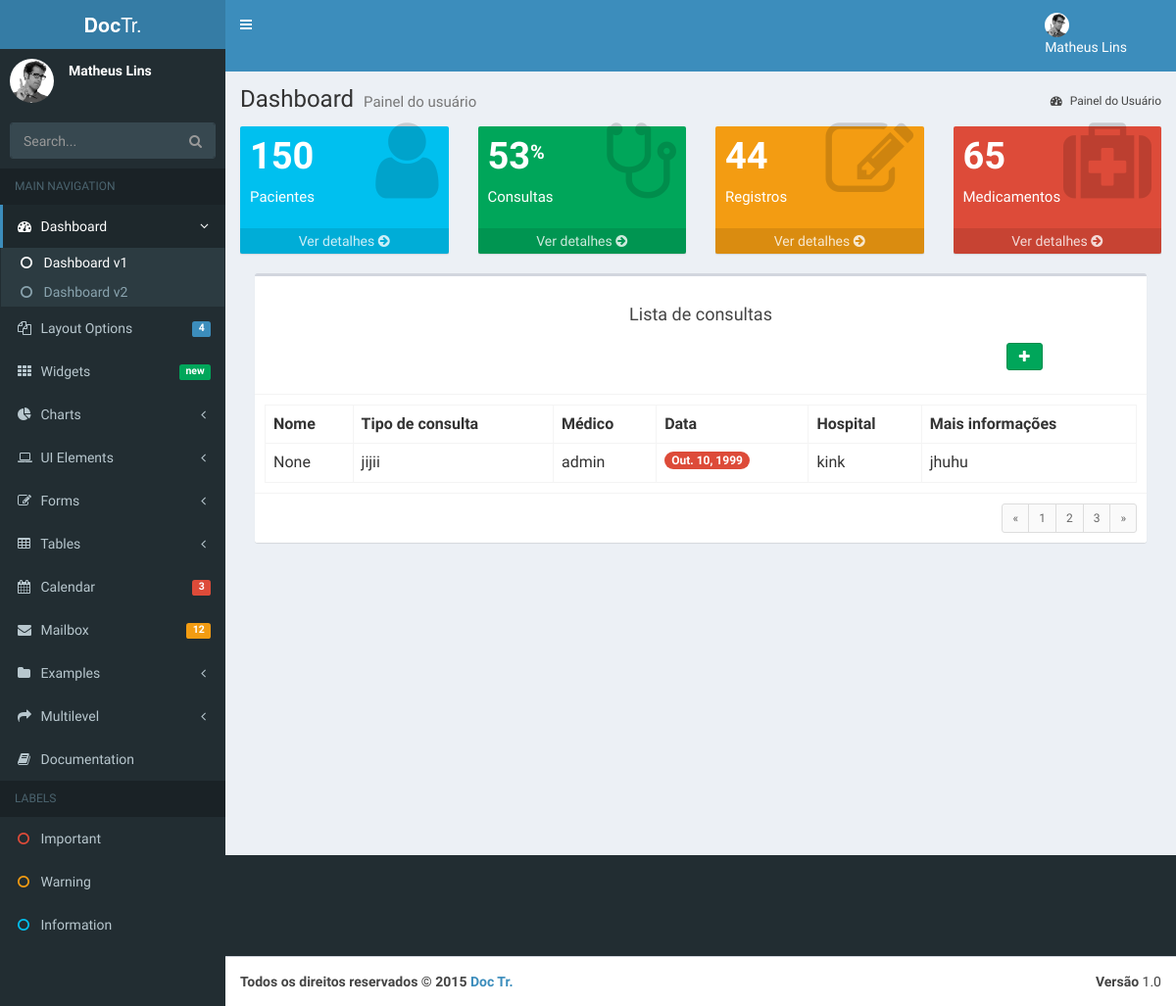
The app's page /consulta/consultas (signed in), older data.
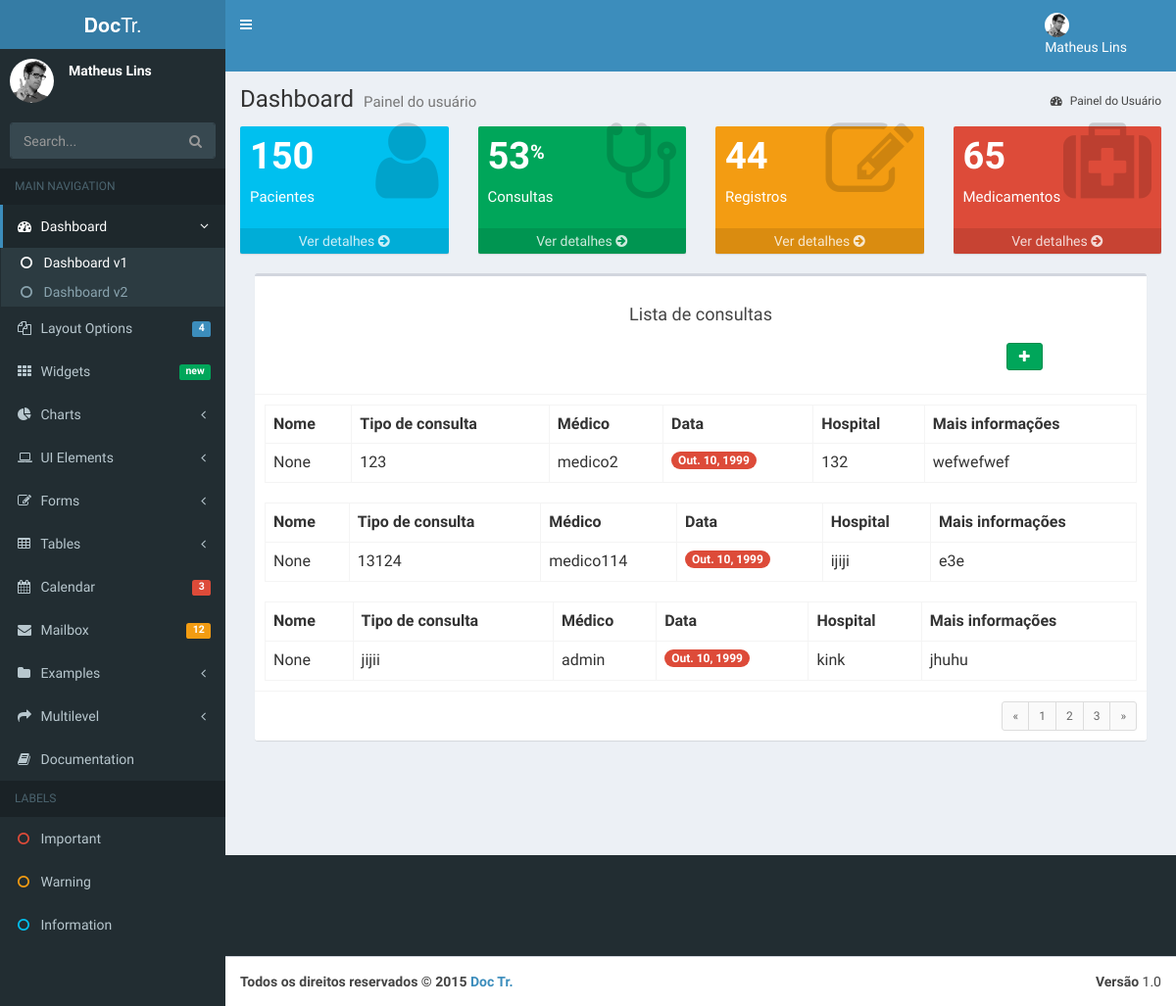
The same page, newer data.
### consult/models.py (models this page shows, shortened)
class Consult(models.Model):
    consult_code = models.CharField('Código da Consulta', max_length=100, null=False, unique=True, primary_key=True)
    consult_type = models.CharField('Tipo de Consulta', max_length = 100)
    hospital = models.CharField('Hospital', max_length= 50)
    slug = models.SlugField('Atalho', max_length = 150, editable=True)
    date_consult = models.DateField('Data da Consulta', null = True)
    about = models.TextField('Mais informações', blank = True)
    created_at = models.DateTimeField('Criado em', auto_now_add=True)
    updated_at = models.DateTimeField('Atualizado em', auto_now=True)
    patient = models.ForeignKey(
        Patient, verbose_name='Paciente',
        related_name='consult_paciente',blank = True, null=True
    )
    doctor = models.ForeignKey(
        settings.AUTH_USER_MODEL, verbose_name='Médico',
        related_name='consult_médico'
    )
    def __str__(self):
        return self.consult_code
    class Meta:
        verbose_name = 'Consulta'
        verbose_name_plural = 'Consultas'
        ordering = ['consult_type']

### accounts/models.py (models this page shows, shortened)
class UserU(AbstractBaseUser, PermissionsMixin):
    name = models.CharField('name', max_length=100, blank=True,null=True)
    email = models.EmailField('E-mail', unique=True)
    phone = models.CharField('Telefone', max_length=100, blank=True,null=True)
    username = models.CharField('name de Usuário', unique=True, max_length=100)
    birth_data = models.CharField('Data de Nascimento', max_length=100,blank=True)
    sex = models.CharField('Sexo',max_length=1, choices=(('M', 'Masculino'), ('F', 'Feminino')), default='Masculino')
    is_active = models.BooleanField('Está ativo?', blank=True, default=True)
    is_staff = models.BooleanField('É da equipe?', blank=True, default=False)
    date_joined = models.DateTimeField('Data de Entrada', auto_now_add=True)
    objects = UserManager()
    USERNAME_FIELD = 'username'
    REQUIRED_FIELDS = ['email','name']
    def __str__(self):
        return self.username
    class Meta:
        verbose_name = 'Usuário'
        verbose_name_plural = 'Usuários'

### consult/views.py (the view)
@login_required(redirect_field_name='login_obrigatorio')
def consults(request):
	consults = Consult.objects.all()
	template_name = 'consult.html'
	print(consults)
	contexto = {
		'consults':consults
	}
	return render(request, template_name, contexto)

### consult/templates/consult.html (shortened to what this page needs)
{% extends 'dashboard.html' %}
{% load static %}
      {% block content %}
        {% block shortcuts %}
            {{ block.super }}
            <div class="col-md-12">
              <div class="box">
                <div class="box-header with-border">
                  <br>
                  <center><h3 class="box-title">Lista de consultas</h3></center>
                  <br>
                  <form class="col-md-12 col-lg-offset-10">
                    <div class="input-group">
                      <div class="input-group-btn">
                        <a href="{% url 'consult:create_consult' %}"><button class="btn btn-success" type="button"><i class="fa fa-plus"></i></button></a>
                      </div>
                    </div>
                  </form>
                </div>
                {% for consult in consults %}
                <div class="box-body">
                  <table class="table table-bordered">
                    <tr>
                      <th>Nome</th>
                      <th>Tipo de consulta</th>
                      <th>Médico</th>
                      <th>Data</th>
                      <th>Hospital</th>
                      <th>Mais informações</th>
                    </tr>
                    <tr>
                      <td>{{consult.patient}}</td>
                      <td>{{consult.consult_type}}</td>
                      <td>{{consult.doctor}}</td>
                      <td><span class="badge bg-red">{{consult.date_consult}}</span></td>
                      <td>{{consult.hospital}}</td>
                      <td>{{consult.about}}</td>
                    </tr>
                  </table>
                </div>
                {% endfor %}
                <div class="box-footer clearfix">
                  <ul class="pagination pagination-sm no-margin pull-right">
                    <li><a href="#">&laquo;</a></li>
                    <li><a href="#">1</a></li>
                    <li><a href="#">2</a></li>
                    <li><a href="#">3</a></li>
                    <li><a href="#">&raquo;</a></li>
                  </ul>
                </div>
              </div>
            </div>
            </div>
            </div>
        {% endblock %}
      {% endblock %}

### accounts/templates/dashboard.html (shortened to what this page needs)
{% load static %}
<html>
  <head>
    <link rel="stylesheet" href="{% static 'bootstrap/css/bootstrap.min.css' %}">
    <link rel="stylesheet" href="http://maxcdn.bootstrapcdn.com/font-awesome/4.4.0/css/font-awesome.min.css">
    <link rel="stylesheet" href="http://code.ionicframework.com/ionicons/2.0.1/css/ionicons.min.css">
    <link rel="stylesheet" href="{% static 'dist/css/AdminLTE.min.css' %}">
    <link rel="stylesheet" href="{% static 'dist/css/skins/_all-skins.min.css' %}">
    <link rel="stylesheet" href="{% static 'plugins/iCheck/flat/blue.css' %}">
    <link rel="stylesheet" href="{% static 'plugins/morris/morris.css' %}">
    <link rel="stylesheet" href="{% static 'plugins/jvectormap/jquery-jvectormap-1.2.2.css' %}">
    <link rel="stylesheet" href="{% static 'plugins/datepicker/datepicker3.css' %}">
    <link rel="stylesheet" href="{% static 'plugins/daterangepicker/daterangepicker-bs3.css' %}">
    <link rel="stylesheet" href="{% static 'plugins/bootstrap-wysihtml5/bootstrap3-wysihtml5.min.css' %}">
  </head>
  <body class="hold-transition skin-blue sidebar-mini">
    <div class="wrapper">
    {% block header %}
      <header class="main-header">
        <a href="{% url 'accounts:dashboard' %}" class="logo">
          <span class="logo-lg"><b>Doc</b>Tr.</span>
        </a>
        <nav class="navbar navbar-static-top" role="navigation">
          <a href="#" class="sidebar-toggle" data-toggle="offcanvas" role="button">
          </a>
          <div class="navbar-custom-menu">
            <ul class="nav navbar-nav">
              <li class="dropdown user user-menu">
                <a href="#" class="dropdown-toggle" data-toggle="dropdown">
                  <img src="{% static 'dist/img/user2-160x160.jpg' %}" class="user-image" alt="User Image">
                  <span class="hidden-xs">Matheus Lins</span>
                </a>
            </ul>
          </div>
        </nav>
      </header>
      {% endblock %}
      {% block menu %}
      <aside class="main-sidebar">
        <section class="sidebar">
          <div class="user-panel">
            <div class="pull-left image">
              <img src="{% static 'dist/img/user2-160x160.jpg' %}" class="img-circle" alt="User Image">
            </div>
            <div class="pull-left info">
              <p>Matheus Lins</p>
            </div>
          </div>
          <form action="#" method="get" class="sidebar-form">
            <div class="input-group">
              <input type="text" name="q" class="form-control" placeholder="Search...">
              <span class="input-group-btn">
                <button type="submit" name="search" id="search-btn" class="btn btn-flat"><i class="fa fa-search"></i></button>
              </span>
            </div>
          </form>
          <ul class="sidebar-menu">
            <li class="header">MAIN NAVIGATION</li>
            <li class="active treeview">
              <a href="#">
                <i class="fa fa-dashboard"></i> <span>Dashboard</span> <i class="fa fa-angle-left pull-right"></i>
              </a>
              <ul class="treeview-menu">
                <li class="active"><a href="index.html"><i class="fa fa-circle-o"></i> Dashboard v1</a></li>
                <li><a href="index2.html"><i class="fa fa-circle-o"></i> Dashboard v2</a></li>
              </ul>
            </li>
            <li class="treeview">
              <a href="#">
                <i class="fa fa-files-o"></i>
                <span>Layout Options</span>
                <span class="label label-primary pull-right">4</span>
              </a>
            </li>
            <li>
              <a href="pages/widgets.html">
                <i class="fa fa-th"></i> <span>Widgets</span> <small class="label pull-right bg-green">new</small>
              </a>
            </li>
            <li class="treeview">
              <a href="#">
                <i class="fa fa-pie-chart"></i>
                <span>Charts</span>
                <i class="fa fa-angle-left pull-right"></i>
              </a>
            </li>
            <li class="treeview">
              <a href="#">
                <i class="fa fa-laptop"></i>
                <span>UI Elements</span>
                <i class="fa fa-angle-left pull-right"></i>
              </a>
            </li>
            <li class="treeview">
              <a href="#">
                <i class="fa fa-edit"></i> <span>Forms</span>
                <i class="fa fa-angle-left pull-right"></i>
              </a>
            </li>
            <li class="treeview">
              <a href="#">
                <i class="fa fa-table"></i> <span>Tables</span>
                <i class="fa fa-angle-left pull-right"></i>
              </a>
            </li>
            <li>
              <a href="pages/calendar.html">
                <i class="fa fa-calendar"></i> <span>Calendar</span>
                <small class="label pull-right bg-red">3</small>
              </a>
            </li>
            <li>
              <a href="pages/mailbox/mailbox.html">
                <i class="fa fa-envelope"></i> <span>Mailbox</span>
                <small class="label pull-right bg-yellow">12</small>
              </a>
            </li>
            <li class="treeview">
              <a href="#">
                <i class="fa fa-folder"></i> <span>Examples</span>
                <i class="fa fa-angle-left pull-right"></i>
              </a>
            </li>
            <li class="treeview">
              <a href="#">
                <i class="fa fa-share"></i> <span>Multilevel</span>
                <i class="fa fa-angle-left pull-right"></i>
              </a>
            </li>
            <li><a href="documentation/index.html"><i class="fa fa-book"></i> <span>Documentation</span></a></li>
            <li class="header">LABELS</li>
            <li><a href="#"><i class="fa fa-circle-o text-red"></i> <span>Important</span></a></li>
            <li><a href="#"><i class="fa fa-circle-o text-yellow"></i> <span>Warning</span></a></li>
            <li><a href="#"><i class="fa fa-circle-o text-aqua"></i> <span>Information</span></a></li>
          </ul>
        </section>
      </aside>
      {% endblock %}
      {% block content %}
      {% block shortcuts %}
      <div class="content-wrapper">
        <section class="content-header">
          <h1>
            Dashboard
            <small>Painel do usuário</small>
          </h1>
          <ol class="breadcrumb">
            <li class="active"><a href="{% url 'accounts:dashboard' %}"><i class="fa fa-dashboard"></i> Painel do Usuário</a></li>
          </ol>
        </section>
        <section class="content">
          <div class="row">
            <div class="col-lg-3 col-xs-6">
              <div class="small-box bg-aqua">
                <div class="inner">
                  <h3>150</h3>
                  <p>Pacientes</p>
                </div>
                <div class="icon">
                  <i class="fa fa-user"></i>
                </div>
                <a href="{% url 'accounts:patients_list' %}" class="small-box-footer">Ver detalhes <i class="fa fa-arrow-circle-right"></i></a>
              </div>
            </div>
            <div class="col-lg-3 col-xs-6">
              <div class="small-box bg-green">
                <div class="inner">
                  <h3>53<sup style="font-size: 20px">%</sup></h3>
                  <p>Consultas</p>
                </div>
                <div class="icon">
                  <i class="fa fa-stethoscope"></i>
                </div>
                <a href="{% url 'consult:consults' %}" class="small-box-footer">Ver detalhes <i class="fa fa-arrow-circle-right"></i></a>
              </div>
            </div>
            <div class="col-lg-3 col-xs-6">
              <div class="small-box bg-yellow">
                <div class="inner">
                  <h3>44</h3>
                  <p>Registros</p>
                </div>
                <div class="icon">
                  <i class="fa fa-pencil-square-o"></i>
                </div>
                <a href="{% url 'accounts:register' %}" class="small-box-footer">Ver detalhes <i class="fa fa-arrow-circle-right"></i></a>
              </div>
            </div>
            <div class="col-lg-3 col-xs-6">
              <div class="small-box bg-red">
                <div class="inner">
                  <h3>65</h3>
                  <p>Medicamentos</p>
                </div>
                <div class="icon">
                  <i class="fa fa-medkit"></i>
                </div>
                <a href="{% url 'accounts:medication' %}" class="small-box-footer">Ver detalhes <i class="fa fa-arrow-circle-right"></i></a>
              </div>
            </div>
          </div>
        {% endblock %}
      {% endblock %}
      {% block footer %}
      <footer class="main-footer">
        <div class="pull-right hidden-xs">
          <b>Versão</b> 1.0
        </div>
        <strong>Todos os direitos reservados &copy; 2015 <a href="{% url 'core:home' %}">Doc Tr.</a>
      </footer>
      {% endblock %}
  </body>
</html>

### accounts/templates/dashboard.html (style rules this page uses)
.navbar-nav { margin-right: 20%; }

Row changes from the older to the newer data that the page shows:
added Consult: patient "None", consult_type "123", doctor "medico2", date_consult "Out. 10, 1999", hospital "132", about "wefwefwef"
added Consult: patient "None", consult_type "13124", doctor "medico114", date_consult "Out. 10, 1999", hospital "ijiji", about "e3e"
